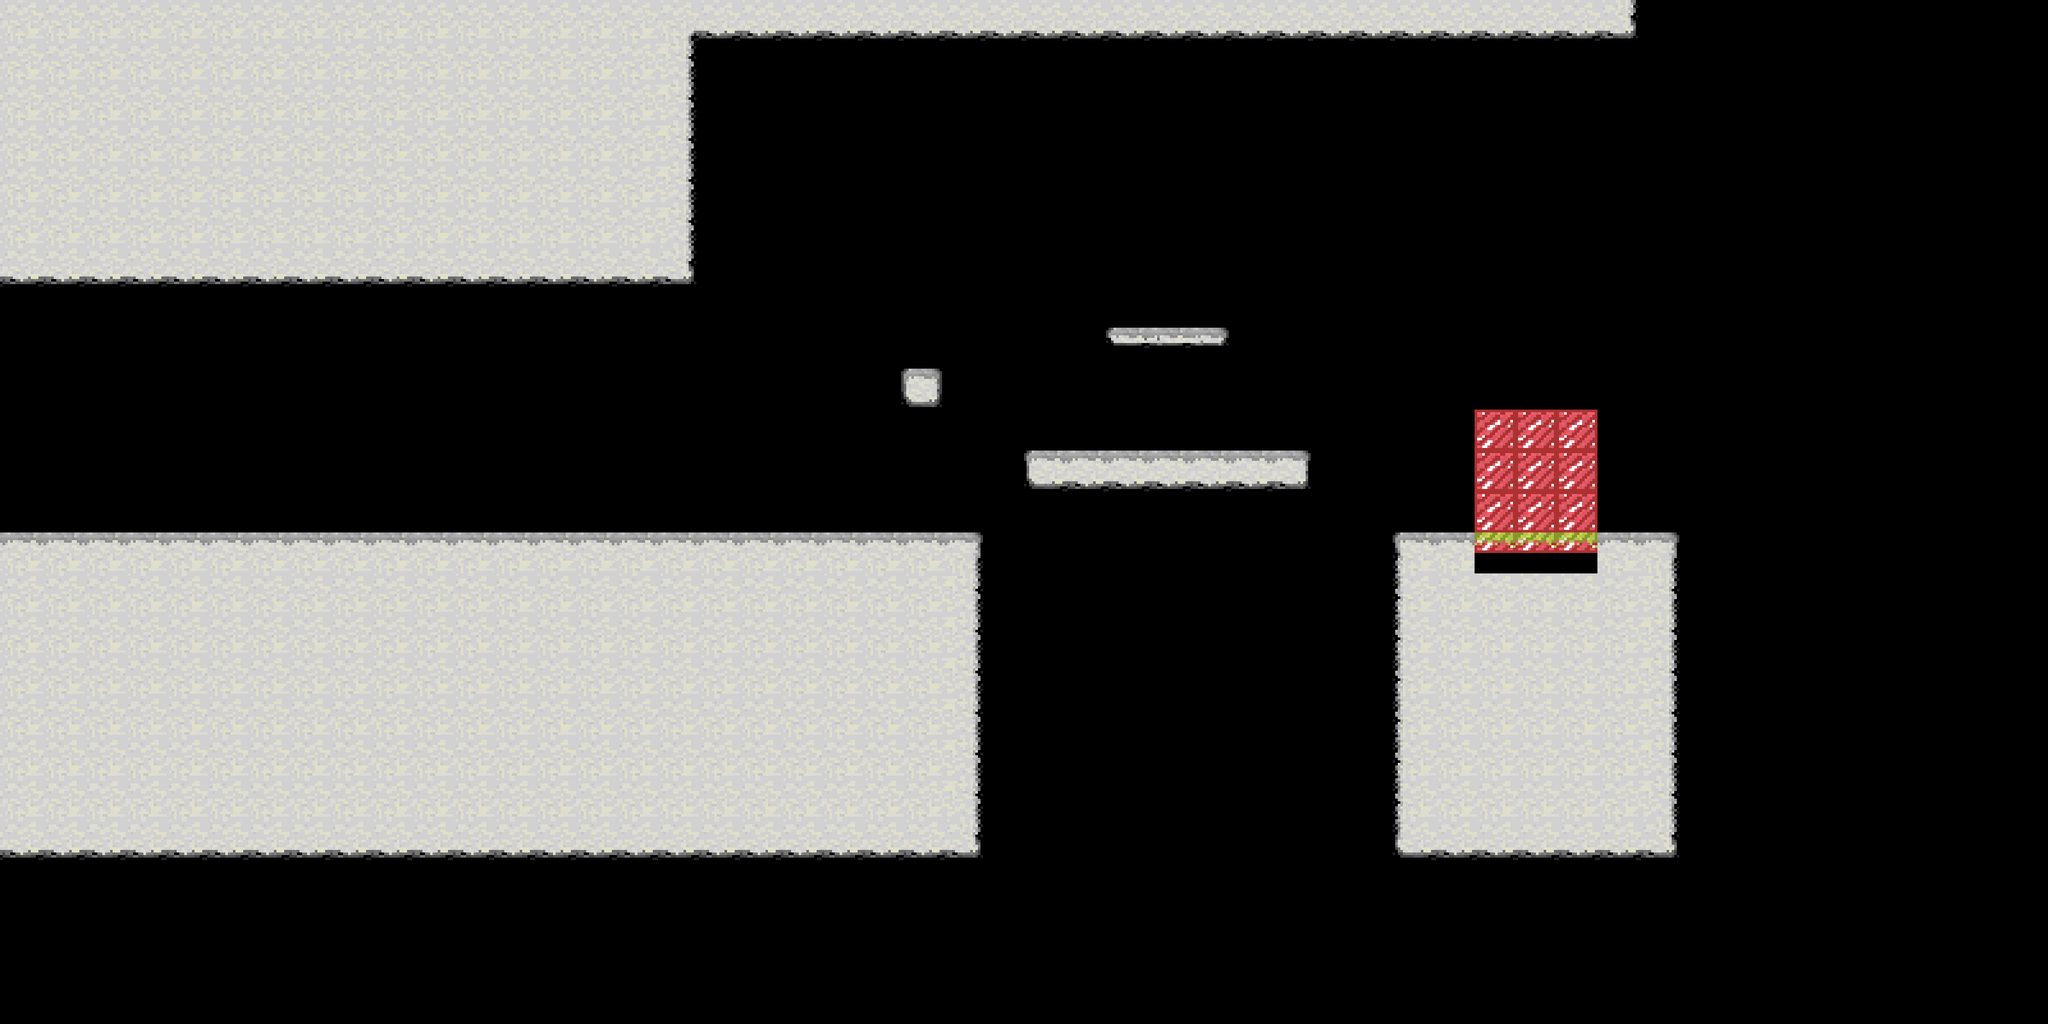

A level layout from a 2D game, rendered from its tile map. Below: a short description, then the map file with tile-grid data replaced by summaries:
An orthogonal 50x25 tile map with 64x64 px tiles, 2 tile layers (Platforms, Pickups), 3 tilesets and 10 objects (7x ground, platform, goal, death).

<map version="1.2" tiledversion="1.2.4" orientation="orthogonal" renderorder="right-down" width="50" height="25" tilewidth="64" tileheight="64" infinite="0" nextlayerid="5" nextobjectid="22">
 <properties>
  <property name="starting_pos_x" value="900" />
  <property name="starting_pos_y" value="625" />
  <property name="tutorial" value="" />
 </properties>
 <tileset firstgid="1" name="tileset2" tilewidth="64" tileheight="64" tilecount="36" columns="6">
  <image source="tileset2.png" width="384" height="384" />
 </tileset>
 <tileset firstgid="37" name="letter_tileset" tilewidth="64" tileheight="64" tilecount="40" columns="5">
  <image source="letter_tileset.png" width="320" height="512" />
  <tile id="0">
   <properties>
    <property name="alpha_shine" value="alpha" />
   </properties>
   <animation>
    <frame tileid="0" duration="2000" />
    <frame tileid="1" duration="70" />
    <frame tileid="2" duration="70" />
    <frame tileid="3" duration="70" />
    <frame tileid="4" duration="70" />
    <frame tileid="5" duration="70" />
    <frame tileid="6" duration="70" />
    <frame tileid="7" duration="70" />
    <frame tileid="8" duration="70" />
    <frame tileid="9" duration="70" />
   </animation>
  </tile>
  <tile id="10">
   <properties>
    <property name="chi_shine" value="chi" />
   </properties>
   <animation>
    <frame tileid="10" duration="2000" />
    <frame tileid="11" duration="70" />
    <frame tileid="12" duration="70" />
    <frame tileid="13" duration="70" />
    <frame tileid="14" duration="70" />
    <frame tileid="15" duration="70" />
    <frame tileid="16" duration="70" />
    <frame tileid="17" duration="70" />
    <frame tileid="18" duration="70" />
    <frame tileid="19" duration="70" />
   </animation>
  </tile>
  <tile id="20">
   <properties>
    <property name="eta_shine" value="eta" />
   </properties>
   <animation>
    <frame tileid="20" duration="2000" />
    <frame tileid="21" duration="70" />
    <frame tileid="22" duration="70" />
    <frame tileid="23" duration="70" />
    <frame tileid="24" duration="70" />
    <frame tileid="25" duration="70" />
    <frame tileid="26" duration="70" />
    <frame tileid="27" duration="70" />
    <frame tileid="28" duration="70" />
    <frame tileid="29" duration="70" />
   </animation>
  </tile>
  <tile id="30">
   <properties>
    <property name="rho_shine" value="rho" />
   </properties>
   <animation>
    <frame tileid="30" duration="2000" />
    <frame tileid="31" duration="70" />
    <frame tileid="32" duration="70" />
    <frame tileid="33" duration="70" />
    <frame tileid="34" duration="70" />
    <frame tileid="35" duration="70" />
    <frame tileid="36" duration="70" />
    <frame tileid="37" duration="70" />
    <frame tileid="38" duration="70" />
    <frame tileid="39" duration="70" />
   </animation>
  </tile>
 </tileset>
 <tileset firstgid="77" name="playerx96" tilewidth="96" tileheight="96" tilecount="16" columns="4">
  <image source="../textures/player/playerx96.png" width="384" height="384" />
  <tile id="0">
   <properties>
    <property name="idle" value="idle" />
   </properties>
   <animation>
    <frame tileid="0" duration="150" />
    <frame tileid="1" duration="150" />
    <frame tileid="2" duration="150" />
    <frame tileid="3" duration="150" />
    <frame tileid="4" duration="150" />
    <frame tileid="5" duration="150" />
    <frame tileid="6" duration="150" />
   </animation>
  </tile>
  <tile id="8">
   <properties>
    <property name="run" value="run" />
   </properties>
   <animation>
    <frame tileid="8" duration="70" />
    <frame tileid="9" duration="70" />
    <frame tileid="10" duration="70" />
    <frame tileid="11" duration="70" />
    <frame tileid="12" duration="70" />
    <frame tileid="13" duration="70" />
    <frame tileid="14" duration="70" />
    <frame tileid="15" duration="70" />
   </animation>
  </tile>
 </tileset>
 <layer id="1" name="Platforms" width="50" height="25">
  <data>[1250 cells, 410 non-empty, 19 distinct tile ids]</data>
 </layer>
 <layer id="4" name="Pickups" width="50" height="25">
  <data>[1250 cells, 0 non-empty, 0 distinct tile ids]</data>
 </layer>
 <objectgroup id="3" name="Colliders">
  <object id="1" name="Block" type="ground" x="1407.77" y="575.727" width="64.1364" height="64.3182" />
  <object id="2" name="Ground" type="ground" x="-0.333333" y="832" width="1536.3" height="512" />
  <object id="3" name="Ceiling" type="ground" x="-0.0434783" y="0.0434783" width="1087.95" height="447.866" />
  <object id="5" name="Celing" type="ground" x="1088.13" y="0" width="1471.85" height="63.913" />
  <object id="11" name="Platform" type="ground" x="1600" y="703.977" width="447.872" height="64.054" />
  <object id="12" name="Platform" type="platform" x="1728.01" y="512.054" width="191.946" height="32.0435" />
  <object id="13" name="Ground" type="ground" x="2176.03" y="832.004" width="447.945" height="512.017" />
  <object id="14" name="Goal" type="goal" x="2303.67" y="639.667" width="192.333" height="192.333" />
  <object id="15" name="fall" type="death" x="-693.455" y="1240" width="3933.45" height="128" />
  <object id="16" name="Limit" type="ground" x="-150" y="378" width="150" height="480" />
 </objectgroup>
</map>
